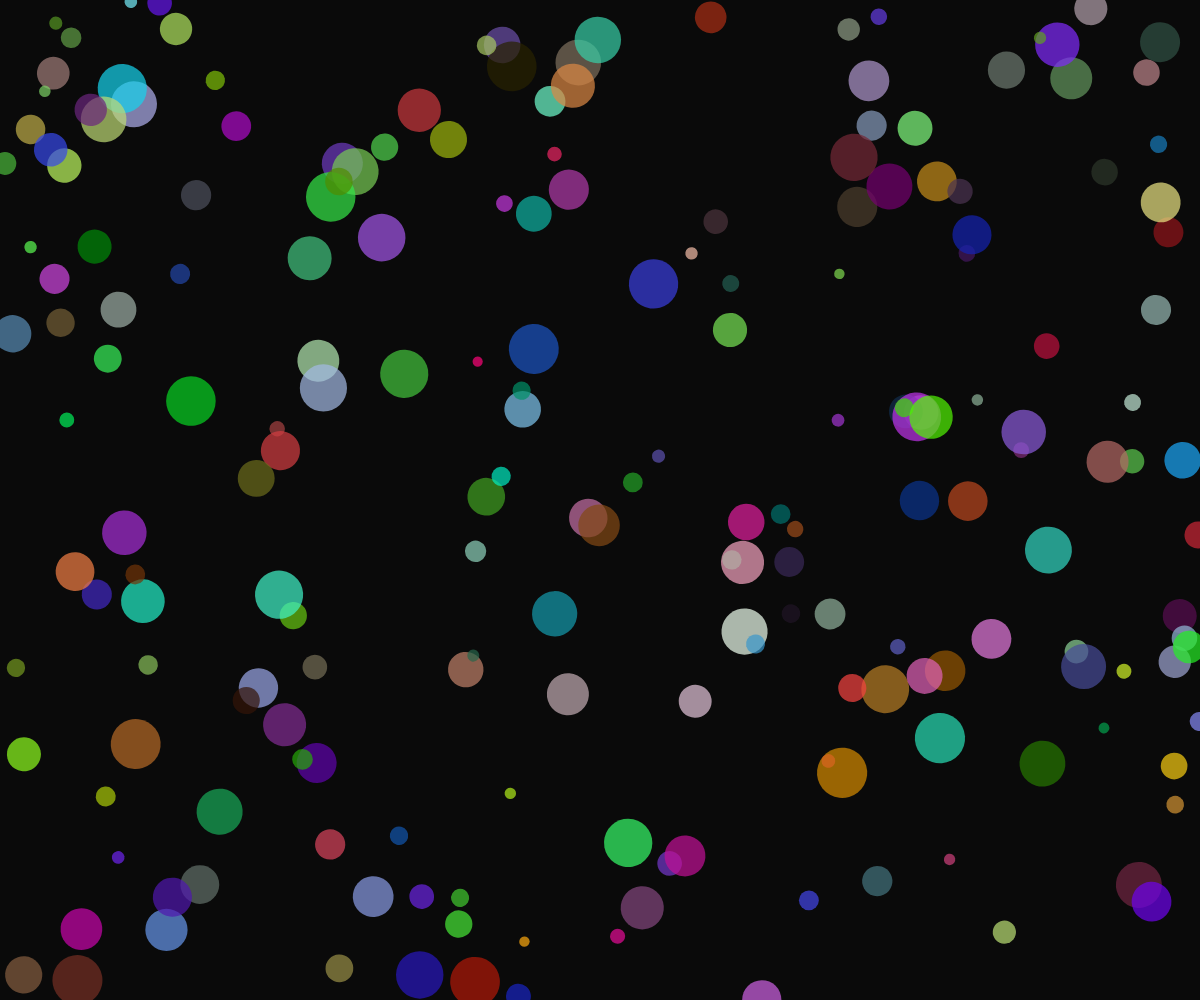
Frame 1 (no input)
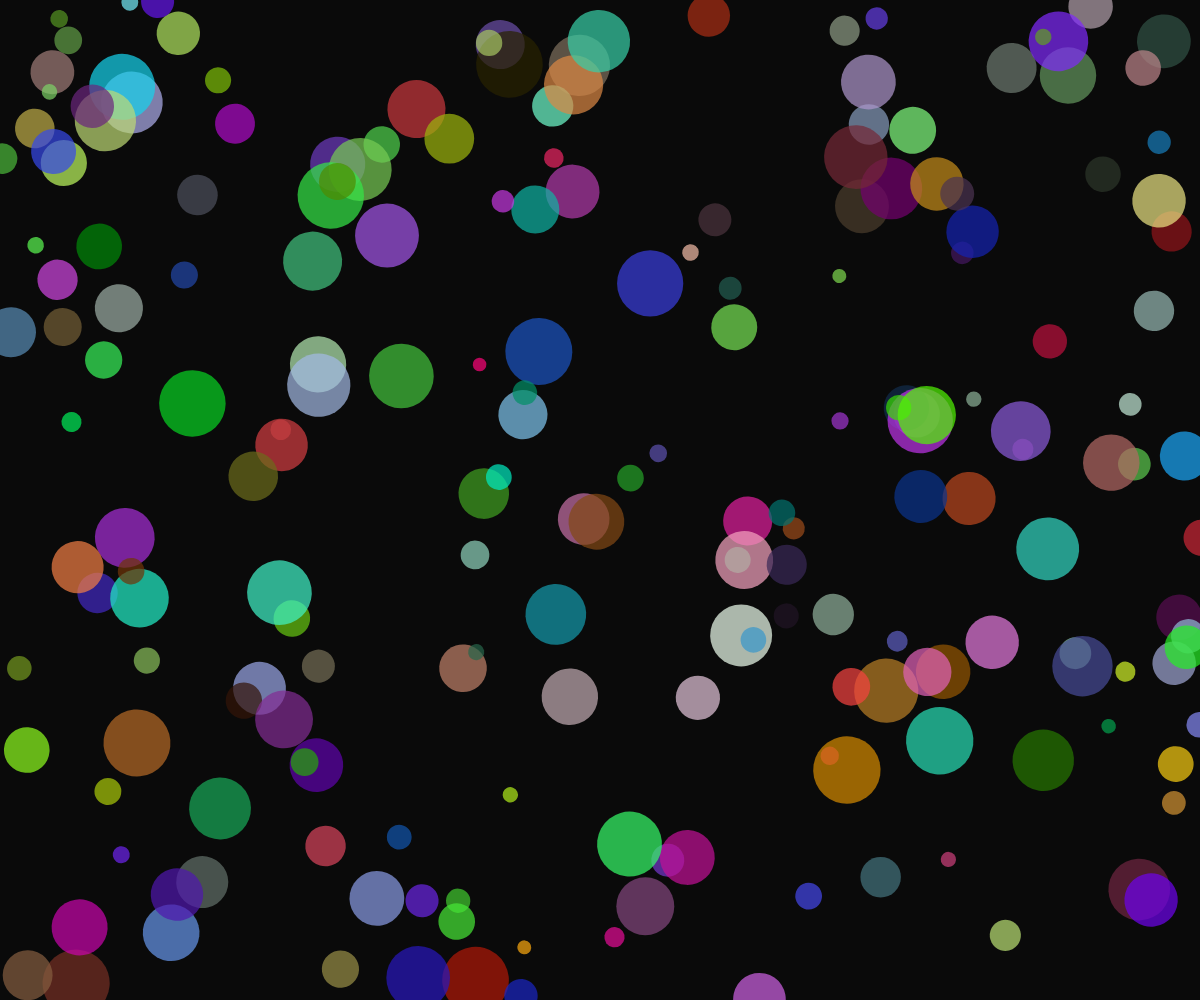
Frame 60 (no input)
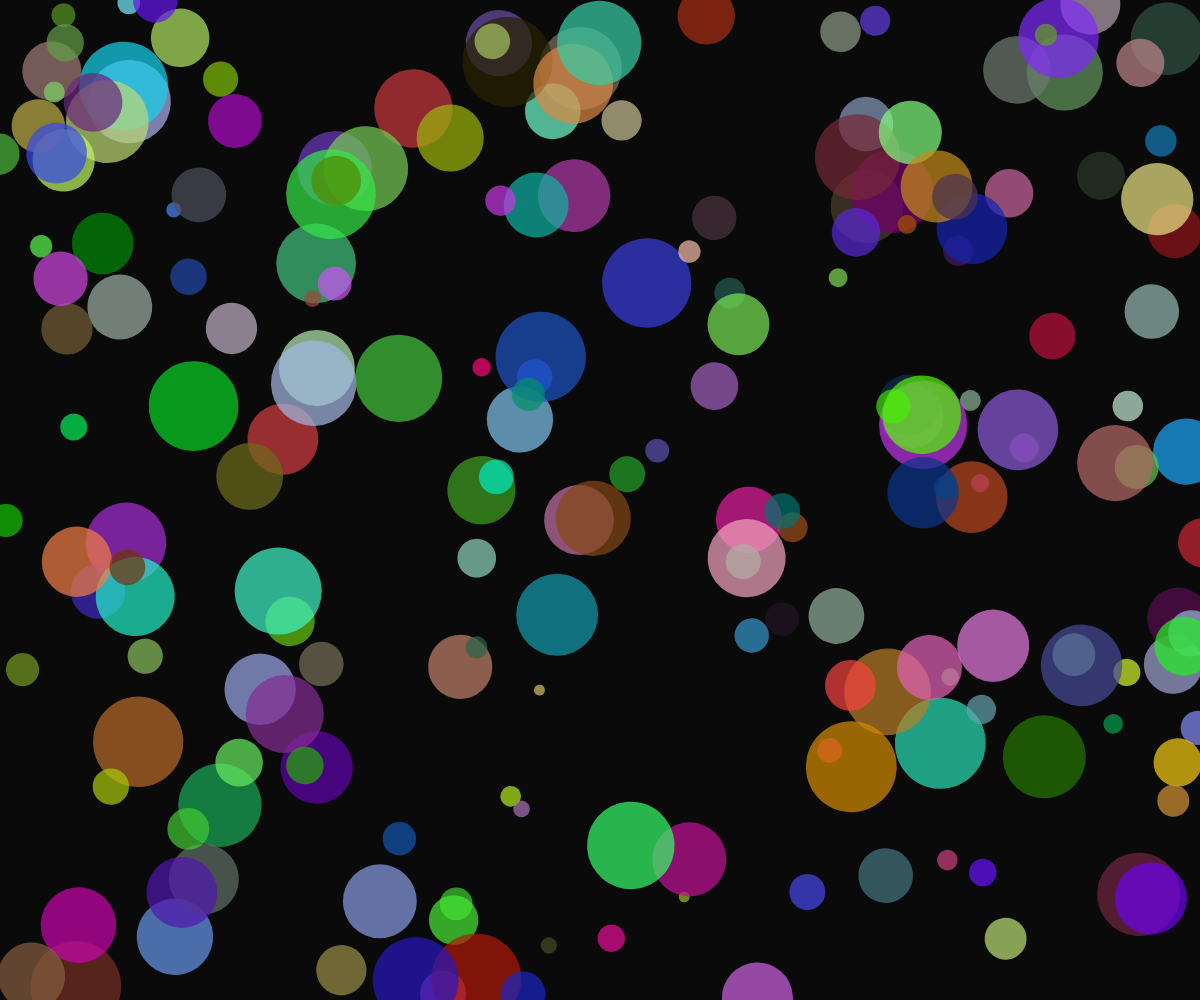
Frame 120 (the mouse pressed at the canvas centre since frame 60)

The p5.js sketch that drew these frames (run headless with seeded random() and noise() and a simulated clock; from frame 60 on, the mouse is pressed at the canvas centre):

// p5.js sketch
// ── sketch.js
let shapes = [];
let time = 0;
let state = 0; // 0: chaotic, 1: stable, 2: collapsing, 3: reborn

function setup() {
  createCanvas(windowWidth, windowHeight);
  noStroke();
  for (let i = 0; i < 200; i++) {
    shapes.push({
      x: random(width),
      y: random(height),
      size: random(10, 50),
      angle: random(TWO_PI),
      speed: random(0.01, 0.05),
      color: color(random(255), random(255), random(255), 180),
      life: random(100, 300)
    });
  }
}

function draw() {
  background(10);
  
  time += 0.01;
  
  // Update state
  if (state === 0 && time > 10) state = 1; // chaotic to stable
  else if (state === 1 && time > 20) state = 2; // stable to collapsing
  else if (state === 2 && time > 30) state = 3; // collapsing to reborn
  else if (state === 3 && time > 40) {
    state = 0;
    time = 0;
  }
  
  // Draw shapes
  for (let i = 0; i < shapes.length; i++) {
    let s = shapes[i];
    
    // Apply motion based on state
    if (state === 0) { // chaotic
      s.x += sin(s.angle) * s.speed * 2;
      s.y += cos(s.angle) * s.speed * 2;
      s.angle += random(-0.1, 0.1);
      s.size *= 1.005;
      fill(red(s.color), green(s.color), blue(s.color), 180);
    } else if (state === 1) { // stable
      let targetX = width / 2;
      let targetY = height / 2;
      let dx = targetX - s.x;
      let dy = targetY - s.y;
      s.x += dx * 0.01;
      s.y += dy * 0.01;
      s.size *= 0.995;
      fill(200, 100, 150, 180);
    } else if (state === 2) { // collapsing
      let targetX = width / 2;
      let targetY = height / 2;
      let dx = s.x - targetX;
      let dy = s.y - targetY;
      s.x += dx * 0.03;
      s.y += dy * 0.03;
      s.size *= 1.05;
      fill(100, 50, 200, 180);
    } else if (state === 3) { // reborn
      s.x += sin(s.angle + time) * s.speed * 3;
      s.y += cos(s.angle + time) * s.speed * 3;
      s.angle += random(-0.2, 0.2);
      s.size *= 0.98;
      fill(255, 100, 50, 180);
    }
    
    // Draw shape
    push();
    translate(s.x, s.y);
    rotate(s.angle);
    ellipse(0, 0, s.size, s.size);
    pop();
    
    // Reset if out of bounds or life expired
    if (s.life-- < 0 || s.x < -100 || s.x > width + 100 || s.y < -100 || s.y > height + 100) {
      shapes[i] = {
        x: random(width),
        y: random(height),
        size: random(10, 50),
        angle: random(TWO_PI),
        speed: random(0.01, 0.05),
        color: color(random(255), random(255), random(255), 180),
        life: random(100, 300)
      };
    }
  }
}

function windowResized() {
  resizeCanvas(windowWidth, windowHeight);
}
